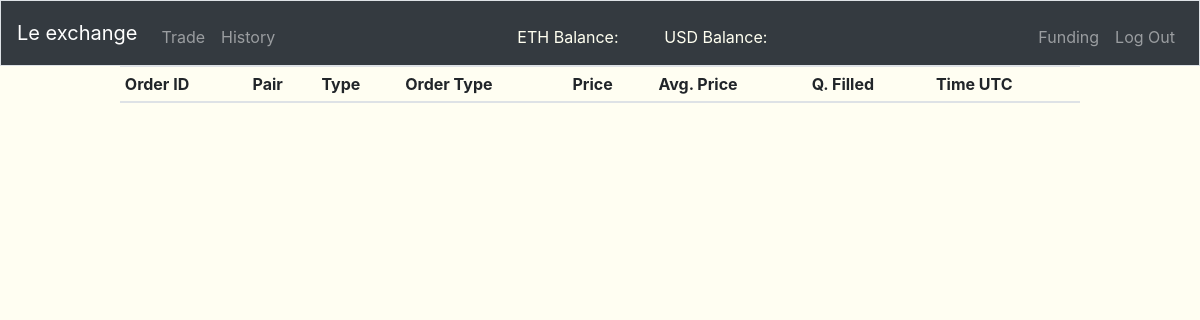
Page /history (signed in) on the earlier database version.
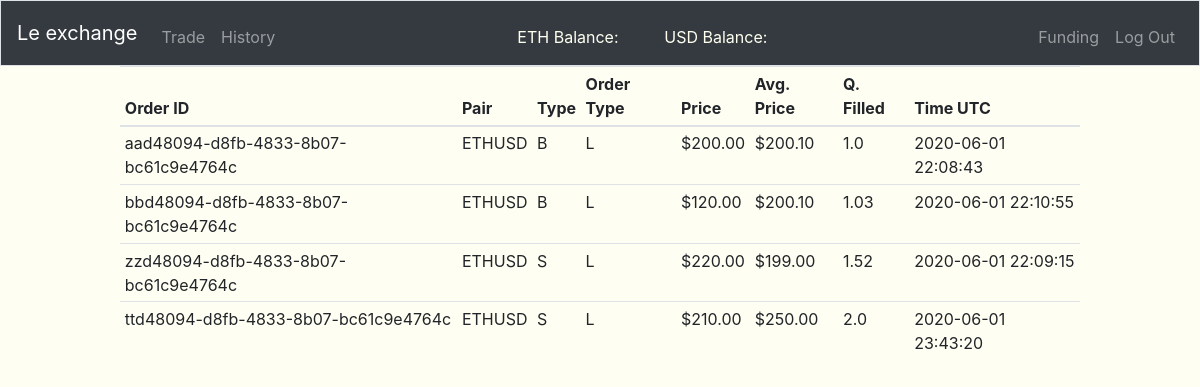
Same page on the later database version.
### tables this page shows
CREATE TABLE "order_history" (
	"order_id"	VARCHAR(255) NOT NULL,
	"user_id"	INTEGER NOT NULL,
	"pair"	VARCHAR(255) NOT NULL,
	"type"	CHAR(1) NOT NULL,
	"ordertype"	CHAR(1) NOT NULL,
	"price"	REAL NOT NULL,
	"avg_price"	NUMERIC NOT NULL,
	"quantity_filled"	REAL NOT NULL,
	"time"	INTEGER NOT NULL,
	PRIMARY KEY("order_id")
);

### app.py (the view)
@app.route('/history', methods=["GET"])
@login_required
def history():
    history = db.execute("SELECT * FROM order_history WHERE user_id = :id", id=session["user_id"])
    return render_template("history.html", history=history)

### app.py (called while the page is built)
@app.after_request
def after_request(response):
    response.headers["Cache-Control"] = "no-cache, no-store, must-revalidate"
    response.headers["Expires"] = 0
    response.headers["Pragma"] = "no-cache"
    return response

### helper.py (called while the page is built)
def login_required(f):
    @wraps(f)
    def decorated_function(*args, **kwargs):
        if session.get("user_id") is None:
            return redirect("/login"), 403
        return f(*args, **kwargs)
    return decorated_function

def usd(value):
    return f"${value:,.2f}"

def timeformater(time):
    return datetime.datetime.utcfromtimestamp(time)

### templates/history.html (shortened to what this page needs)
{% extends "layout.html" %}
{% block main %}
<table class="table table-hover table-sm" style="width: 80%; margin-left: auto; margin-right: auto;">
  <thead s>
    <tr>
      <th scope="col">Order ID</th>
      <th scope="col">Pair</th>
      <th scope="col">Type</th>
      <th scope="col">Order Type</th>
      <th scope="col">Price</th>
      <th scope="col">Avg. Price</th>
      <th scope="col">Q. Filled</th>
      <th scope="col">Time UTC</th>
    </tr>
  </thead>
  <tbody>
    {% for i in history %}
      <tr>
        <td>{{i.order_id}}</td>
        <td>{{i.pair}}</td>
        <td>{{i.type}}</td>
        <td>{{i.ordertype}}</td>
        <td>{{i.price|usd}}</td>
        <td>{{i.avg_price|usd}}</td>
        <td>{{i.quantity_filled}}</td>
        <td>{{i.time|timeformater}}</td>
      </tr>
    {% endfor %}
  </tbody>
</table>
{% endblock %}

### templates/layout.html (shortened to what this page needs)
<!DOCTYPE html>
<html lang="en">
    <head>
      <link href="static/styles.css" rel="stylesheet">
      <link rel="stylesheet" href="https://stackpath.bootstrapcdn.com/bootstrap/4.4.1/css/bootstrap.min.css">
    </head>
    <body style="background-color: #fffef2;">
      <nav class="navbar navbar-expand-md navbar-dark bg-dark border">
        <a class="navbar-brand" href="/">Le exchange</a>
        <div class="collapse navbar-collapse" id="navbar">
            {% if session.user_id %}
                <ul class="navbar-nav mr-auto mt-2">
                    <li class="nav-item"><a class="nav-link" href="/trade">Trade</a></li>
                    <li class="nav-item"><a class="nav-link" href="/history">History</a></li>
                </ul>
                <ul class="navbar-nav mr-auto mt-2 container" style="width: 30%;">
                    <li class="nav-item col" style="color: ivory;">ETH Balance: </li><div style="color: fuchsia;" id="user_navbar_eth_balance"></div>
                    <li class="nav-item col" style="color: ivory;">USD Balance: </li><div style="color: greenyellow;" id="user_navbar_usd_balance"></div>
                </ul>
                <ul class="navbar-nav ml-auto mt-2">
                    <li class="nav-item"><a class="nav-link" href="/funding">Funding</a></li>
                    <li class="nav-item"><a class="nav-link" href="/logout">Log Out</a></li>
                </ul>
            {% else %}
                <ul class="navbar-nav ml-auto mt-2">
                    <li class="nav-item"><a class="nav-link" href="/register">Register</a></li>
                    <li class="nav-item"><a class="nav-link" href="/login">Log In</a></li>
                </ul>
            {% endif %}
        </div>
    </nav>
        {% block main %}{% endblock %}
      </body>
</html>

Differences in the rows shown:
added order_history: order_id "aad48094-d8fb-4833-8b07-bc61c9e4764c", pair "ETHUSD", type "B", ordertype "L", price "$200.00", avg_price "$200.10", quantity_filled "1.0", time "2020-06-01 22:08:43"
added order_history: order_id "bbd48094-d8fb-4833-8b07-bc61c9e4764c", pair "ETHUSD", type "B", ordertype "L", price "$120.00", avg_price "$200.10", quantity_filled "1.03", time "2020-06-01 22:10:55"
added order_history: order_id "zzd48094-d8fb-4833-8b07-bc61c9e4764c", pair "ETHUSD", type "S", ordertype "L", price "$220.00", avg_price "$199.00", quantity_filled "1.52", time "2020-06-01 22:09:15"
added order_history: order_id "ttd48094-d8fb-4833-8b07-bc61c9e4764c", pair "ETHUSD", type "S", ordertype "L", price "$210.00", avg_price "$250.00", quantity_filled "2.0", time "2020-06-01 23:43:20"
